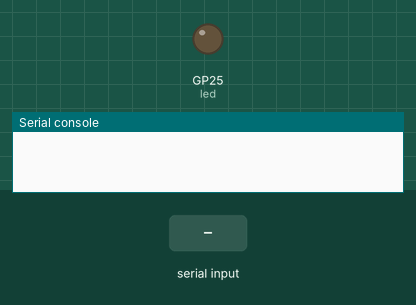
This program was run on a simulated Raspberry Pi Pico running MicroPython. On the bench: output pins drawn as LEDs (lit = HIGH), the last lines printed to the serial console. The inputs (shaded band) are chosen by the test bench. Library files of the repository ran but are not shown: MPU6050.py.

Above: at 1.2 s.
1.3 s: "ON" typed at the serial console, then Enter
At 2.1 s:
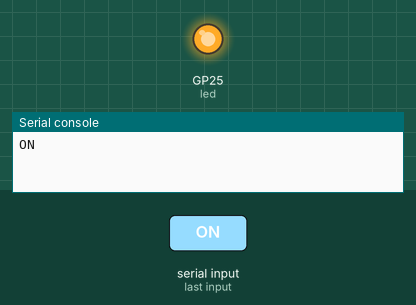
2.8 s: "OFF" typed at the serial console, then Enter
At 3.2 s:
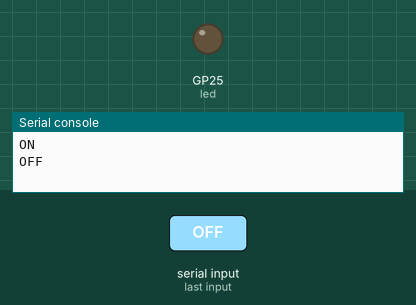
Timing chart, 0 to 5.8 s (numbered marks = the images above; inputs shaded):
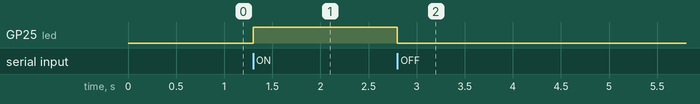

Measured:
- after the input at 1.3 s, GP25 (led): LOW → HIGH at once
- after the input at 2.8 s, GP25 (led): HIGH → LOW at once

The program:

main.py
```python
from machine import Pin, I2C
import sys
import time
from MPU6050 import MPU6050

# --- LED Setup ---
led = Pin("LED", Pin.OUT)

# --- MPU6050 Setup ---
i2c = I2C(1, scl=Pin(15), sda=Pin(14))
mpu = MPU6050(i2c)
mpu.wake()

while True:
    command = sys.stdin.readline().strip()

    if command == "ON":
        led.on()

    elif command == "OFF":
        led.off()

    elif command == "READ":
        accel = mpu.read_accel_data()
        gyro = mpu.read_gyro_data()
        print("{:.2f},{:.2f},{:.2f},{:.2f},{:.2f},{:.2f}".format(
            accel[0], accel[1], accel[2], gyro[0], gyro[1], gyro[2]
        ))
```
